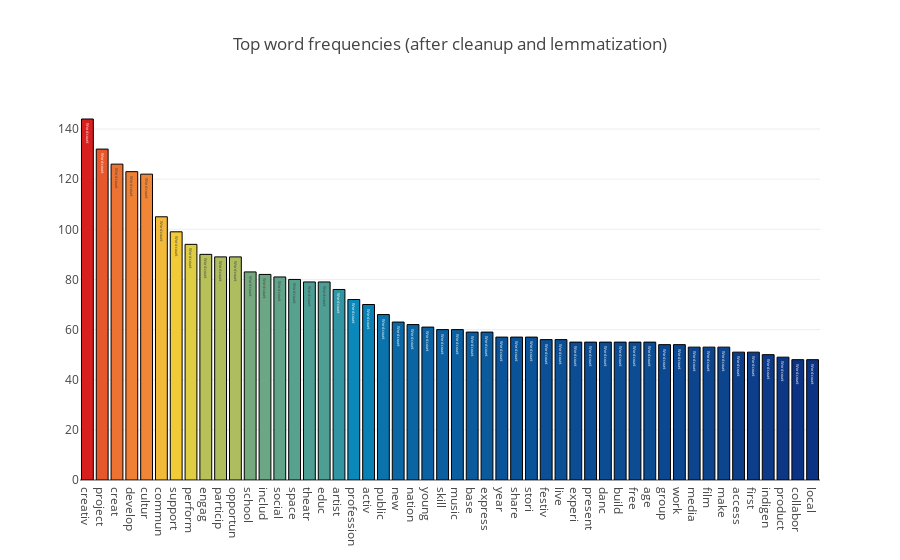

Notebook source saved alongside this figure:
### Markdown cell above
## Interactive frequency plot: click to open local server and edit or save plot

Note: a still version of the plot can only be saved if Orca commandline util and psutil library is installed. If Orca is not installed, set `save_plot` argument to `False` to generate the plot with no error.

**To use the plot interactively, click on `export to plot.ly` below.

### Code cell
view_data = PlotWords(word_count)

view_data.freq_plot(top_n=50, save_plot=True) # top_n number of top words to show

### Figure 1 — Plotly figure (JSON) as saved in the notebook; plotly's stock layout.template omitted (floating-point values rounded to 4 significant figures)
{"data": [{"marker": {"color": [144, 132, 126, 123, 122, 105, 99, 94, 90, 89, 89, 83, 82, 81, 80, 79, 79, 76, 72, 70, 66, 63, 62, 61, 60, 60, 59, 59, 57, 57, 57, 56, 56, 55, 55, 55, 55, 55, 55, 54, 54, 53, 53, 53, 51, 51, 50, 49, 48, 48], "colorscale": "Portland", "line": {"color": "rgb(0,0,0)", "width": 1}}, "text": "Word count", "type": "bar", "uid": "9c9e15e7-d31f-4e73-bb12-fb16d11a70fa", "x": ["creativ", "project", "creat", "develop", "cultur", "commun", "support", "perform", "engag", "particip", "opportun", "school", "includ", "social", "space", "theatr", "educ", "artist", "profession", "activ", "public", "new", "nation", "young", "skill", "music", "base", "express", "year", "share", "stori", "festiv", "live", "experi", "present", "danc", "build", "free", "age", "group", "work", "media", "film", "make", "access", "first", "indigen", "product", "collabor", "local"], "y": [144, 132, 126, 123, 122, 105, 99, 94, 90, 89, 89, 83, 82, 81, 80, 79, 79, 76, 72, 70, 66, 63, 62, 61, 60, 60, 59, 59, 57, 57, 57, 56, 56, 55, 55, 55, 55, 55, 55, 54, 54, 53, 53, 53, 51, 51, 50, 49, 48, 48]}], "layout": {"title": "Top word frequencies (after cleanup and lemmatization)"}}
